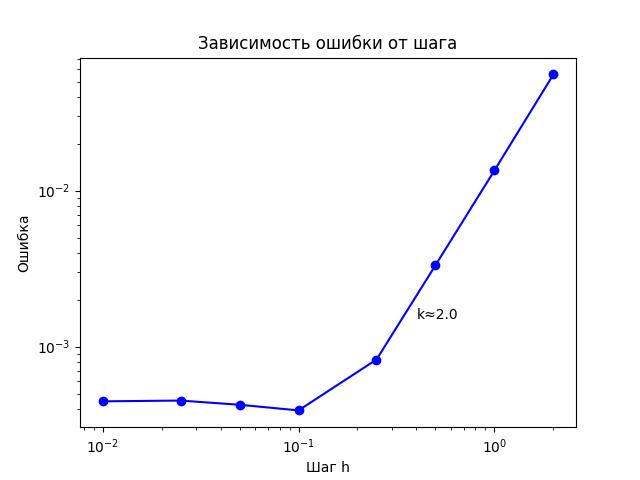

Write Python code to recreate this figure.
# Реализация схемы Кранка-Николсон решение уравнения dy/dt = a * d2y/dx2 + f(t,x)

import numpy as np
import matplotlib.pyplot as plt
import math


# du/dt = a^2 * d2u/dx^2  u(0,t) = u(L,t) = 0  u(0) = u0  mxsize - размер матриц A и B  (A*u(n+1) = B*u(n))
def cn_matrix_dirichlet(mxsize, dx, dt, coeff):
    C0 = coeff * dt / (2 * dx ** 2)
    Amatrix = np.diag(1 + 2 * C0 * np.ones(mxsize)) + \
              np.diag(-C0 * np.ones(mxsize-1), 1) + \
              np.diag(-C0 * np.ones(mxsize-1), -1)
    Bmatrix = np.diag(1 - 2 * C0 * np.ones(mxsize)) + \
              np.diag(C0 * np.ones(mxsize-1), 1) + \
              np.diag(C0 * np.ones(mxsize-1), -1)

    return Amatrix, Bmatrix


# Функция аналитического решения уравнения du/dt = a^2 * d2u/dx^2  u(x0,t) = u(xM,t) = 0  u(t=0) = u0 = const
# Решение существует в виде суммы бесконечного ряда.
# eps - точность аналитического решения
def u_analytical(x, t, u0, a, eps):
    u = np.zeros_like(u0)
    for i in range(len(x)):           # цикл по всем точкам сетки
        k = 0
        term_k = 2. * eps             # фиктивное значения для запуска цикла while
        while np.abs(term_k) > eps:   # term_k - k-й член ряда
            term_k = (4. * u0[i] / np.pi) * (1. / (2 * k + 1)) * np.exp(-(a * (2 * k + 1) * np.pi / x[-1]) ** 2 * t) * \
                     np.sin((2 * k + 1) * np.pi * x[i] / x[-1])
            u[i] += term_k
            k += 1
    return u


# Функция ошибки
def max_absolute_error(u, y):
    diff = u - y                            # находим разницу между значениями массивов
    abs_diff = np.absolute(diff)            # находим разницу между значениями массивов по модулю
    max_diff = abs_diff.max()               # находим максимальное значение
    return max_diff


# Основная программа
def main():
    # Параметры сетки и задачи
    x0 = 0.                                        # Начало области [x0; xM]
    xM = 10.                                       # Конец области [x0; xM]
    Nnodes = [6, 11, 21, 41, 101, 201, 401, 1001]  # Количество узлов сетки по x (расчет для разного количества узлов)
    coeff_a = 1.                                  # Коэффициент уравнения (к-нт диффузии для уравнения теплопроводности)
    T = 6.                                        # Конечное время расчета

    h = np.zeros(len(Nnodes))
    err = np.zeros(len(Nnodes))

    for kn in range(len(Nnodes)):            # Цикл по разным количествам узлов сетки
        Nx = Nnodes[kn]
        h[kn] = (xM - x0) / (Nx - 1)         # Шаг h сетки по пространству
        x = np.linspace(x0, xM, Nx)          # Узлы равномерной сетки
        u0 = np.full(Nx, 5.)                 # начальные условия u(t=0) = 5
        boundary_dirichlet = np.full(2, 0.)  # Граничные условия Дирихле u(x0,t) = u(xM,t) = 0.
        u0[0] = boundary_dirichlet[0]
        u0[-1] = boundary_dirichlet[1]
        u = np.copy(u0)                      # начальные условия (t=0)
        t = 0                                # текущее время
        tau = h[kn]                          # Шаг вычисления по времени

        A, B = cn_matrix_dirichlet(len(u)-2, h[kn], tau, coeff_a)  # Заполнение матриц по схеме Кранка-Николсона

        # Цикл по времени - получение решения при t = T
        while t < T:
            t = t + tau
            u[1:-1] = np.linalg.solve(A, np.dot(B, u[1:-1]))  # решение СЛАУ в центральных точках

        y = u_analytical(x, t, u0, coeff_a, eps=1.e-12)                   # аналитическое решение в узлах сетки
        err[kn] = max_absolute_error(u, y)
        print('h=', h[kn], 'err=', err[kn])

    # Визуализация результата
    plt.plot(h, err, '-bo')
    plt.loglog()
    tgangle = round((math.log(err[1]) - math.log(err[3])) / (math.log(h[1]) - math.log(h[3])), 1)
    plt.text(0.4, 0.0015, 'k≈' + str(tgangle))
    plt.xlabel('Шаг h')
    plt.ylabel('Ошибка')
    plt.title('Зависимость ошибки от шага')
    plt.show()
    plt.close()


main()
